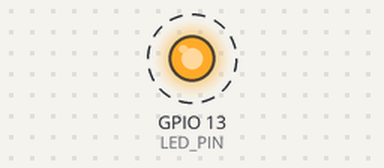
This sketch was run on a simulated ESP8266 (NodeMCU). Parts: output pins drawn as LEDs (lit = HIGH). Dashed ring = blinking. What the sketch prints to the serial monitor is not drawn.

Above: at 0.5 s.
Timing chart, 0 to 4.6 s (numbered marks = the images above):
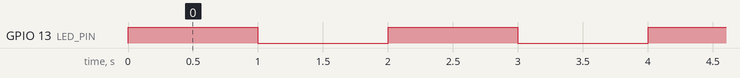

Measured:
- by itself, GPIO 13 (LED_PIN): alternates HIGH for 1.0 s and LOW for 1.0 s

The sketch:

code-mang-di-1-nhay-led.ino
```cpp
/* Bai thi nghiem so 1 - Vi du khoi dong: nhay LED chan 13
 * KIT Arduino ESP32 (WeMos D1 R32 / ESP32 Dev Module)
 * Noi day: IO13  ->  L1 (den LED so 1 tren KIT thi nghiem IoT)
 *
 * Cau hoi cua bai: "Tan so nhay cua den LED la bao nhieu? Giai thich tai sao?"
 * Tra loi: 1s sang + 1s tat = chu ky T = 2s  ->  f = 1/T = 0,5 Hz
 */

const int LED_PIN = 13;

void setup() {
  Serial.begin(115200);        // dat toc do cong serial
  pinMode(LED_PIN, OUTPUT);    // dat chan 13 la chan xuat tin hieu
  Serial.println("=== Bai 1 - Nhay LED chan 13 ===");
}

void loop() {
  digitalWrite(LED_PIN, HIGH); // bat LED: dua dien ap chan 13 len muc cao
  delay(1000);                 // tre 1000 ms = 1 s
  digitalWrite(LED_PIN, LOW);  // tat LED: dua dien ap chan 13 xuong muc thap
  delay(1000);                 // tre 1 s

  Serial.println("Nhay LED o chan so 13  |  T = 2s  ->  f = 0.5 Hz");
}
```
